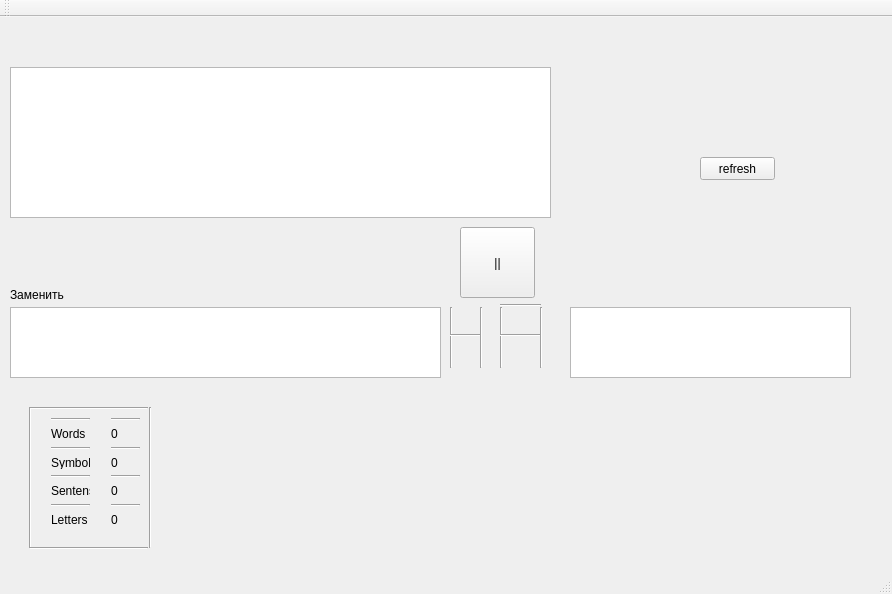
<?xml version="1.0" encoding="UTF-8"?>
<ui version="4.0">
 <class>MainWindow</class>
 <widget class="QMainWindow" name="MainWindow">
  <property name="geometry">
   <rect>
    <x>0</x>
    <y>0</y>
    <width>892</width>
    <height>594</height>
   </rect>
  </property>
  <property name="windowTitle">
   <string>MainWindow</string>
  </property>
  <widget class="QWidget" name="centralWidget">
   <widget class="QLabel" name="coutOfButton1">
    <property name="geometry">
     <rect>
      <x>800</x>
      <y>50</y>
      <width>431</width>
      <height>51</height>
     </rect>
    </property>
    <property name="text">
     <string/>
    </property>
   </widget>
   <widget class="QLabel" name="coutOfButton2">
    <property name="geometry">
     <rect>
      <x>800</x>
      <y>100</y>
      <width>431</width>
      <height>51</height>
     </rect>
    </property>
    <property name="text">
     <string/>
    </property>
   </widget>
   <widget class="QLabel" name="coutOfButton3">
    <property name="geometry">
     <rect>
      <x>800</x>
      <y>150</y>
      <width>431</width>
      <height>51</height>
     </rect>
    </property>
    <property name="text">
     <string/>
    </property>
   </widget>
   <widget class="QTextEdit" name="in">
    <property name="geometry">
     <rect>
      <x>10</x>
      <y>50</y>
      <width>541</width>
      <height>151</height>
     </rect>
    </property>
   </widget>
   <widget class="QLabel" name="label">
    <property name="geometry">
     <rect>
      <x>10</x>
      <y>270</y>
      <width>541</width>
      <height>16</height>
     </rect>
    </property>
    <property name="text">
     <string>Заменить</string>
    </property>
   </widget>
   <widget class="QTextEdit" name="textEdit_2">
    <property name="geometry">
     <rect>
      <x>570</x>
      <y>290</y>
      <width>281</width>
      <height>71</height>
     </rect>
    </property>
   </widget>
   <widget class="QTextEdit" name="textEdit">
    <property name="geometry">
     <rect>
      <x>10</x>
      <y>290</y>
      <width>431</width>
      <height>71</height>
     </rect>
    </property>
   </widget>
   <widget class="Line" name="line">
    <property name="geometry">
     <rect>
      <x>450</x>
      <y>290</y>
      <width>3</width>
      <height>61</height>
     </rect>
    </property>
    <property name="orientation">
     <enum>Qt::Vertical</enum>
    </property>
   </widget>
   <widget class="Line" name="line_2">
    <property name="geometry">
     <rect>
      <x>450</x>
      <y>310</y>
      <width>31</width>
      <height>16</height>
     </rect>
    </property>
    <property name="orientation">
     <enum>Qt::Horizontal</enum>
    </property>
   </widget>
   <widget class="Line" name="line_3">
    <property name="geometry">
     <rect>
      <x>480</x>
      <y>290</y>
      <width>3</width>
      <height>61</height>
     </rect>
    </property>
    <property name="orientation">
     <enum>Qt::Vertical</enum>
    </property>
   </widget>
   <widget class="Line" name="line_4">
    <property name="geometry">
     <rect>
      <x>500</x>
      <y>290</y>
      <width>3</width>
      <height>61</height>
     </rect>
    </property>
    <property name="orientation">
     <enum>Qt::Vertical</enum>
    </property>
   </widget>
   <widget class="Line" name="line_5">
    <property name="geometry">
     <rect>
      <x>500</x>
      <y>280</y>
      <width>41</width>
      <height>16</height>
     </rect>
    </property>
    <property name="orientation">
     <enum>Qt::Horizontal</enum>
    </property>
   </widget>
   <widget class="Line" name="line_6">
    <property name="geometry">
     <rect>
      <x>540</x>
      <y>290</y>
      <width>3</width>
      <height>61</height>
     </rect>
    </property>
    <property name="orientation">
     <enum>Qt::Vertical</enum>
    </property>
   </widget>
   <widget class="Line" name="line_7">
    <property name="geometry">
     <rect>
      <x>500</x>
      <y>310</y>
      <width>41</width>
      <height>16</height>
     </rect>
    </property>
    <property name="orientation">
     <enum>Qt::Horizontal</enum>
    </property>
   </widget>
   <widget class="QPushButton" name="equals">
    <property name="geometry">
     <rect>
      <x>460</x>
      <y>210</y>
      <width>75</width>
      <height>71</height>
     </rect>
    </property>
    <property name="text">
     <string>||</string>
    </property>
   </widget>
   <widget class="QPushButton" name="refresh">
    <property name="geometry">
     <rect>
      <x>700</x>
      <y>140</y>
      <width>75</width>
      <height>23</height>
     </rect>
    </property>
    <property name="text">
     <string>refresh</string>
    </property>
   </widget>
   <widget class="QWidget" name="verticalLayoutWidget">
    <property name="geometry">
     <rect>
      <x>40</x>
      <y>390</y>
      <width>61</width>
      <height>131</height>
     </rect>
    </property>
    <layout class="QVBoxLayout" name="verticalLayout">
     <item>
      <widget class="Line" name="line_15">
       <property name="orientation">
        <enum>Qt::Horizontal</enum>
       </property>
      </widget>
     </item>
     <item>
      <widget class="QLabel" name="label_4">
       <property name="text">
        <string>Words</string>
       </property>
      </widget>
     </item>
     <item>
      <widget class="Line" name="line_9">
       <property name="orientation">
        <enum>Qt::Horizontal</enum>
       </property>
      </widget>
     </item>
     <item>
      <widget class="QLabel" name="label_5">
       <property name="text">
        <string>Symbols</string>
       </property>
      </widget>
     </item>
     <item>
      <widget class="Line" name="line_8">
       <property name="orientation">
        <enum>Qt::Horizontal</enum>
       </property>
      </widget>
     </item>
     <item>
      <widget class="QLabel" name="label_3">
       <property name="text">
        <string>Sentenses</string>
       </property>
      </widget>
     </item>
     <item>
      <widget class="Line" name="line_10">
       <property name="orientation">
        <enum>Qt::Horizontal</enum>
       </property>
      </widget>
     </item>
     <item>
      <widget class="QLabel" name="label_2">
       <property name="text">
        <string>Letters</string>
       </property>
      </widget>
     </item>
    </layout>
   </widget>
   <widget class="QWidget" name="verticalLayoutWidget_2">
    <property name="geometry">
     <rect>
      <x>100</x>
      <y>390</y>
      <width>51</width>
      <height>131</height>
     </rect>
    </property>
    <layout class="QVBoxLayout" name="verticalLayout_2">
     <item>
      <widget class="Line" name="line_16">
       <property name="orientation">
        <enum>Qt::Horizontal</enum>
       </property>
      </widget>
     </item>
     <item>
      <widget class="QLabel" name="Symbols">
       <property name="text">
        <string>0</string>
       </property>
      </widget>
     </item>
     <item>
      <widget class="Line" name="line_11">
       <property name="orientation">
        <enum>Qt::Horizontal</enum>
       </property>
      </widget>
     </item>
     <item>
      <widget class="QLabel" name="Letters">
       <property name="text">
        <string>0</string>
       </property>
      </widget>
     </item>
     <item>
      <widget class="Line" name="line_12">
       <property name="orientation">
        <enum>Qt::Horizontal</enum>
       </property>
      </widget>
     </item>
     <item>
      <widget class="QLabel" name="Words">
       <property name="text">
        <string>0</string>
       </property>
      </widget>
     </item>
     <item>
      <widget class="Line" name="line_13">
       <property name="orientation">
        <enum>Qt::Horizontal</enum>
       </property>
      </widget>
     </item>
     <item>
      <widget class="QLabel" name="Sentenses">
       <property name="text">
        <string>0</string>
       </property>
      </widget>
     </item>
    </layout>
   </widget>
   <widget class="Line" name="line_18">
    <property name="geometry">
     <rect>
      <x>20</x>
      <y>390</y>
      <width>20</width>
      <height>141</height>
     </rect>
    </property>
    <property name="orientation">
     <enum>Qt::Vertical</enum>
    </property>
   </widget>
   <widget class="Line" name="line_19">
    <property name="geometry">
     <rect>
      <x>140</x>
      <y>390</y>
      <width>20</width>
      <height>141</height>
     </rect>
    </property>
    <property name="orientation">
     <enum>Qt::Vertical</enum>
    </property>
   </widget>
   <widget class="Line" name="line_20">
    <property name="geometry">
     <rect>
      <x>30</x>
      <y>390</y>
      <width>118</width>
      <height>3</height>
     </rect>
    </property>
    <property name="orientation">
     <enum>Qt::Horizontal</enum>
    </property>
   </widget>
   <widget class="Line" name="line_21">
    <property name="geometry">
     <rect>
      <x>30</x>
      <y>530</y>
      <width>118</width>
      <height>3</height>
     </rect>
    </property>
    <property name="orientation">
     <enum>Qt::Horizontal</enum>
    </property>
   </widget>
  </widget>
  <widget class="QMenuBar" name="menuBar">
   <property name="geometry">
    <rect>
     <x>0</x>
     <y>0</y>
     <width>892</width>
     <height>21</height>
    </rect>
   </property>
  </widget>
  <widget class="QToolBar" name="mainToolBar">
   <attribute name="toolBarArea">
    <enum>TopToolBarArea</enum>
   </attribute>
   <attribute name="toolBarBreak">
    <bool>false</bool>
   </attribute>
  </widget>
  <widget class="QStatusBar" name="statusBar"/>
 </widget>
 <layoutdefault spacing="6" margin="11"/>
 <resources/>
 <connections/>
</ui>
